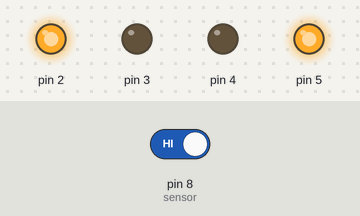
The sketch below on a simulated Arduino Uno, built with avr-gcc and run on an emulated ATmega328P. On the bench: output pins drawn as LEDs (lit = HIGH). Dashed ring = blinking. The inputs (shaded band) are chosen by the test bench; at power-on: pin 8 (sensor) HIGH.

Above: at 1.2 s.
1.3 s: pin 8 (sensor) driven LOW
At 1.7 s:
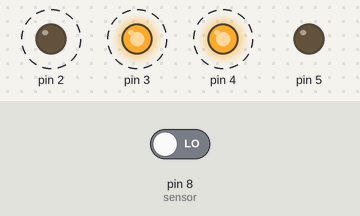
4.3 s: pin 8 (sensor) driven HIGH
At 4.35 s:
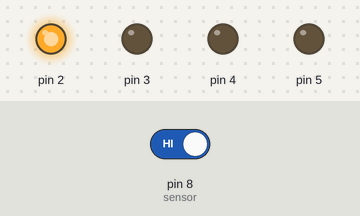
At 5.3 s:
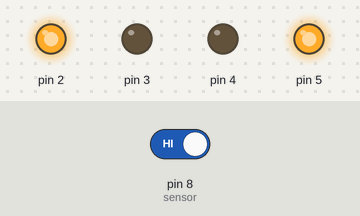
Timing chart, 0 to 7.3 s (numbered marks = the images above; inputs shaded):
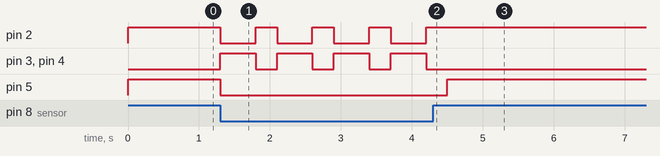

Measured:
- after the input at 1.3 s, pin 2: alternates HIGH for 0.30 s and LOW for 0.50 s, starting at once; pin 3, pin 4: alternates HIGH for 0.50 s and LOW for 0.30 s, starting at once; pin 5: HIGH → LOW at once
- after the input at 4.3 s, pin 2: stops changing and stays HIGH; pin 3, pin 4: stops changing and stays LOW; pin 5: LOW → HIGH after 0.20 s

The sketch:

Object_Avoider_with_optical_sensor.ino
```cpp
int sensor=8;
int RM1 = 2;
int RM2 = 3;
int LM1 = 4;
int LM2 = 5;
void setup() {
  pinMode(sensor, INPUT);
  pinMode(2, OUTPUT);
  pinMode(3, OUTPUT);
  pinMode(4, OUTPUT);
  pinMode(5, OUTPUT);
  // put your setup code here, to run once:

}

void loop() {
 if (digitalRead(sensor)==LOW)
{
  digitalWrite(2, LOW);
digitalWrite(3, HIGH);
digitalWrite(4, HIGH);
digitalWrite(5  , LOW);
delay(500);
digitalWrite(2, HIGH);
digitalWrite(3, LOW);
digitalWrite(4, LOW);
digitalWrite(5  , LOW);
delay(300);
}
else
{
  digitalWrite(2, HIGH);
digitalWrite(3, LOW);
digitalWrite(4, LOW);
digitalWrite(5  , HIGH);
}

}
```
